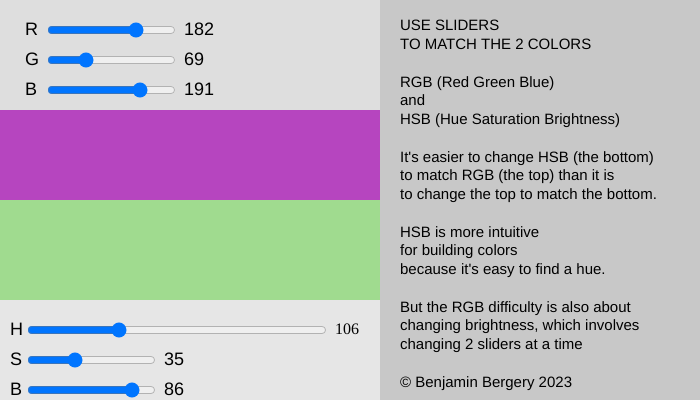
Frame 1 (no input)
Frame 60 (no input): identical to frame 1, image omitted
Frame 120 (the mouse pressed at the canvas centre since frame 60): identical to frame 1, image omitted

The p5.js sketch that drew this single still picture (run headless with seeded random() and noise() and a simulated clock; from frame 60 on, the mouse is pressed at the canvas centre):

// p5.js sketch
// ── sketch.js
// RGB HSB sliders v10
// https://editor.p5js.org/novo/sketches/q_y-cEUsv

///////// GLOBAL VARIABLES //////////////////
let rSlider, gSlider, bSlider;

// let huSlider;
let saSlider, brSlider;
//////////// END GLOBAL VARIABLES ///////////


/////////// SETUP //////////////////
function setup() {
  createCanvas(700, 400);
  textSize(15);
  noStroke();
  background(200);

  writeTextBox(); // right-hand text

  createRGBsliders();
  createHSBsliders();

  createP();
  createSpan("---> TO CHANGE COLORS RELOAD THE PAGE");
  
  // textSize(50);
  // writeTitle();

  create_ui();
}
///////// END SETUP //////////////


function draw() {
  let r = rSlider.value();
  let g = gSlider.value();
  let b = bSlider.value();

  
  colorMode(RGB);
  // draw top slider area
  fill(222);
  rect(0, 0, 380, 200);
  // draw top color rectangle
  fill(r, g, b);
  rect(0, 110, 380, 200);
  
 textSize(18);
  // display RGB labels and values
  fill(0);
  text("R", 25, 35);
  text(r, 25 + rSlider.width + 30, 35);
  text("G", 25, 65);
  text(g, 25 + gSlider.width + 30, 65);
  text("B", 25, 95);
  text(b, 25 + bSlider.width + 30, 95);

  // switch to Hue Saturation Brightness mode
  colorMode(HSB, 360, 100, 100, 1);

  //  let hu = huSlider.value();
  let hu = a_hue;
  let sa = saSlider.value();
  let br = brSlider.value();

  // draw bottom color rectangle
  fill(hu, sa, br);
  rect(0, 200, 380, 300);
  // draw bottom slider area
  fill(111,0,90);
  rect(0, 300, 380, 400);

  // display HSB labels and values
  fill(0, 0, 0);
  text("H", 10, 335);
  // text(hu, 25 + huSlider.width + 10, 235);
  text("S", 10, 365);
  text(sa, 25 + gSlider.width + 10, 365);
  text("B", 10, 395);
  text(br, 25 + bSlider.width + 10, 395);

  update_ui();
}
/////////////// end DRAW /////////////////

function create_ui() {
  // createP();
  // createSpan("Hue. ");

  // huSlider = createSlider(0, 360, random(0,360));

  a_hue = floor(random(0, 360));
  //  a_hue is variable that equals random hue number
  
  let huSlider = createSlider(0, 360, a_hue).input(function () {
    a_hue = floor(this.value());
    // get value() of slider directly inside the slider
  });

  huSlider.position(25, 320);
  huSlider.style("width", "300px");

  // let hue_span = createSpan().id('ia_hue');
  createSpan().id("ia_hue");
  // we create a  html element containing onscreen text with the unique id 'ia_hue' as a place to put the a_hue variable

  // text(hu, 25 + huSlider.width + 10, 235);
  select("#ia_hue").position(25 + huSlider.width + 10, 320);
  // to tell select function to look for the id ia_hue, we need to put a # (pound sign aka bang) in front
  createElement("br");
}

function update_ui() {
  // select('#ia_hue').html('[a_hue=' + a_hue + '] ')
  select("#ia_hue").html(a_hue);
  
  // the current value of the slider is going to be put into the ia_hue html span every frame
  // select call is hue_span
  // #ia_hue is the id of the onscreen html element that is showing the text
  // a_hue is the variable
}

// these 2 functions need to be replaced
// with new approach where the slider is referred to
// using its id and selected with the select function
//
// this is how html and css work by identifying either instances or for an entire class

function createRGBsliders() {
  rSlider = createSlider(0, 255, random(0, 255));
  rSlider.position(45, 20);
  gSlider = createSlider(0, 255, random(20, 255));
  gSlider.position(45, 50);
  bSlider = createSlider(0, 255, random(0, 255));
  bSlider.position(45, 80);
}

function createHSBsliders() {
  // huSlider = createSlider(0, 360, random(0,360));
  // huSlider.position(25, 220);
  // huSlider.style("width", "300px");
  
  saSlider = createSlider(0, 100, random(0, 100));
  saSlider.position(25, 350);
  brSlider = createSlider(0, 100, random(30, 100));
  brSlider.position(25,380);
}

function writeTextBox() {
  titletext = `
  USE SLIDERS 
  TO MATCH THE 2 COLORS 

  RGB (Red Green Blue)
  and
  HSB (Hue Saturation Brightness)

  It's easier to change HSB (the bottom)
  to match RGB (the top) than it is
  to change the top to match the bottom.
   
  HSB is more intuitive
  for building colors 
  because it's easy to find a hue.
   
  But the RGB difficulty is also about
  changing brightness, which involves
  changing 2 sliders at a time

  © Benjamin Bergery 2023
  `;
  text(titletext, 400, 0, 400, 400);
}





//////////////////////////////////////////////////////
//////////////// old code graveyard //////////////////
//////////////////////////////////////////////////////

function writeTitle() {
  createP(`
  COLORIST GAME`);
}

// let s = 'The quick brown fox jumped over the lazy dog.';
// fill(50);
// text(s, 10, 10, 70, 80); // Text wraps within text box


/////////////// older versions //////////////////
// v6 //https://editor.p5js.org/benjamin.bergery/sketches/uAZuz9rfw

// v8
//https://editor.p5js.org/benjamin.bergery/sketches/L3c3chAPI

// v9
////https://editor.p5js.org/benjamin.bergery/sketches/iFMrqJNnc
